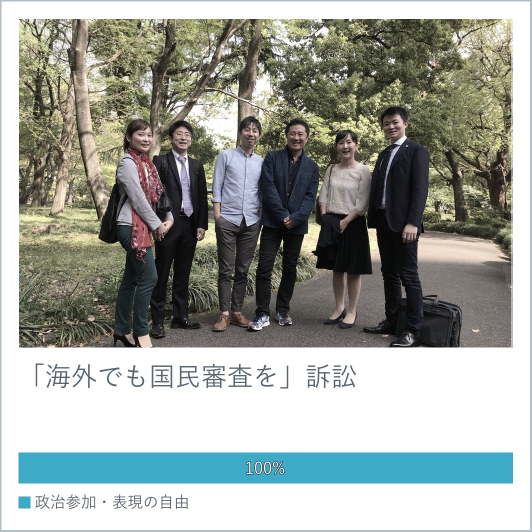
#> input picture cards/I0000030.jpg, 1063 x 1063 px (shown at 1/2 size)
$ python -i check_colors.py   (imports and definitions only)
#> lines starting #> are read from the running program, lines starting #| are printed output that depends on the picture; after the words box and inside, x2 and y2 are one past the last pixel; in counts of white or black regions, pixels touching at a corner belong together
#!/usr/bin/env python3
"""Canvaのケースページの上下ライン色が、確定した主要タグの色と合っているか照合する。

Canvaの1ケース1ページのデザインは、ページ上端と下端に細いラインが入っていて、
その色がそのケースの主要タグ（＝割合がいちばん大きいタグ）を表している。
ページ数が多いと目視では追えないので、書き出した画像から色を測って突き合わせる。

使い方:
  1. Canva で 共有 > ダウンロード > ファイルの種類「PNG」>「すべてのページ」を選び、
     ZIPを canva_check/pages/ に展開する（PNGは無圧縮なので色が正確に取れる）
  2. python3 canva_check/check_colors.py

  ページとケースの対応は、ページ内のQRコード（CALL4のケースURL）から取る。
  QRを読むには opencv が必要:  .venv/bin/pip install opencv-python-headless
  opencv が無い場合はファイル名の順番をケースのNo順とみなす（--by-order）。

出力:
  canva_check/out/report.tsv   … 1ページ1行の照合結果
  標準出力に不一致の一覧

色の判定:
  ページの地色を除いたうえで上端・下端のラインの色を取り、
  タグ配色の中から OKLab 上で最も近い色を選ぶ。
  どのタグからも離れている場合は「該当なし」として報告する（配色ミスの検出）。
"""

import argparse
import colorsys
import json
import math
import re
import sys
from collections import Counter
from pathlib import Path

import numpy as np
from PIL import Image

HERE = Path(__file__).resolve().parent
ROOT = HERE.parent
PAGES = HERE / "pages"
OUT = HERE / "out"

# 照合先の候補。Canvaがどれを使っているか分からないので全部試して、
# 全体として最も当てはまるものを採用する。
PALETTES = {
    "カード・GUIの濃色": {
        "個人情報・プライバシー": "#22504e", "医療・福祉・障がい": "#ff4709",
        "ジェンダー・セクシュアリティ": "#ff9423", "刑事司法": "#9f6e34",
        "環境・災害": "#2e9d7e", "働き方": "#99b73d", "公正な手続": "#fe7389",
        "沖縄": "#3970cb", "外国にルーツを持つ人々": "#6b5498",
        "政治参加・表現の自由": "#3daac8", "情報公開": "#033064",
    },
    "GUIの淡色": {
        "個人情報・プライバシー": "#bac9c8", "医療・福祉・障がい": "#ffcfbf",
        "ジェンダー・セクシュアリティ": "#ffdccb", "刑事司法": "#e2d3c2",
        "環境・災害": "#b6ddd2", "働き方": "#e0e9c5", "公正な手続": "#ffdbe0",
        "沖縄": "#bacded", "外国にルーツを持つ人々": "#d4cde1",
        "政治参加・表現の自由": "#c5e5ee", "情報公開": "#b3c1d0",
    },
    "確認シートのチップ色": {
        "公正な手続": "#daecfd", "政治参加・表現の自由": "#fce584",
        "外国にルーツを持つ人々": "#ffc4fe", "刑事司法": "#a4f6b5",
        "ジェンダー・セクシュアリティ": "#68f2ff", "環境・災害": "#fdae73",
        "働き方": "#c1b0fe", "医療・福祉・障がい": "#5bd7b8", "情報公開": "#b8c86a",
        "沖縄": "#66caff", "個人情報・プライバシー": "#fd9cba",
    },
}
CASE_ID_RE = re.compile(r"(I\d{7})")


# ---- 色の距離（OKLab）----------------------------------------------------
def hex2rgb(h):
    h = h.lstrip("#")
    return tuple(int(h[i:i + 2], 16) for i in (0, 2, 4))


# [18 lines left out: functions srgb_to_oklab, dE, not called in this run]


def nearest(rgb, palette):
    best = min(palette.items(), key=lambda kv: dE(rgb, hex2rgb(kv[1])))
    return best[0], dE(rgb, hex2rgb(best[1]))


# ---- ラインの色を測る ----------------------------------------------------
# [55 lines left out: functions row_colors, page_background, find_band, not called in this run]


# ---- ページとケースの対応 ------------------------------------------------
def read_qr(path):
#> called with path = '../cards/I0000030.jpg'
    try:
        import cv2
    except ImportError:
        return None
    img = cv2.imread(str(path))
#> img is the input picture: shape (1063, 1063, 3); mean B, G, R 156.8, 162.9, 158.2
    if img is None:
        return None
    det = cv2.QRCodeDetector()
    # 3倍まで拡大し、必要なら2値化して試す。等倍では読めず3倍で読めたページがあった
    # （Canvaの書き出しでQRが小さめに入るページがある）。
    for scale in (1, 2, 3):
        m = (cv2.resize(img, None, fx=scale, fy=scale, interpolation=cv2.INTER_CUBIC)
             if scale > 1 else img)
        variants = [m]
        gray = cv2.cvtColor(m, cv2.COLOR_BGR2GRAY)
        variants.append(gray)
        variants.append(cv2.threshold(gray, 0, 255,
                                      cv2.THRESH_BINARY + cv2.THRESH_OTSU)[1])
        for v in variants:
            try:
                ok, infos, _, _ = det.detectAndDecodeMulti(v)
                if ok:
                    for t in infos:
                        hit = CASE_ID_RE.search(t or "")
                        if hit:
                            return hit.group(1)
            except Exception:
                pass
            try:
                txt, _, _ = det.detectAndDecode(v)
            except Exception:
                txt = ""
            hit = CASE_ID_RE.search(txt or "")
            if hit:
                return hit.group(1)
#> this loop made 3 passes
#> pass 1, in read_qr, `gray = cv2.cvtColor(m, cv2.COLOR_BGR2GRAY)`:
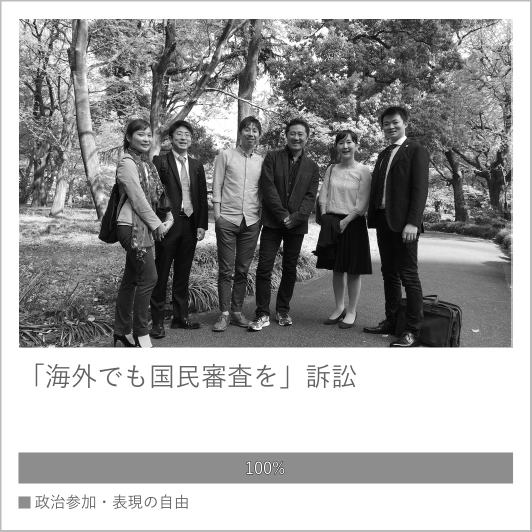
#> gray: shape (1063, 1063) (shown at 1/2 size); min 0, max 255, mean 160.8
#> pass 2, in read_qr, `m = (cv2.resize(img, None, fx=scale, fy=scale, interpolation=cv2.INTER..`:
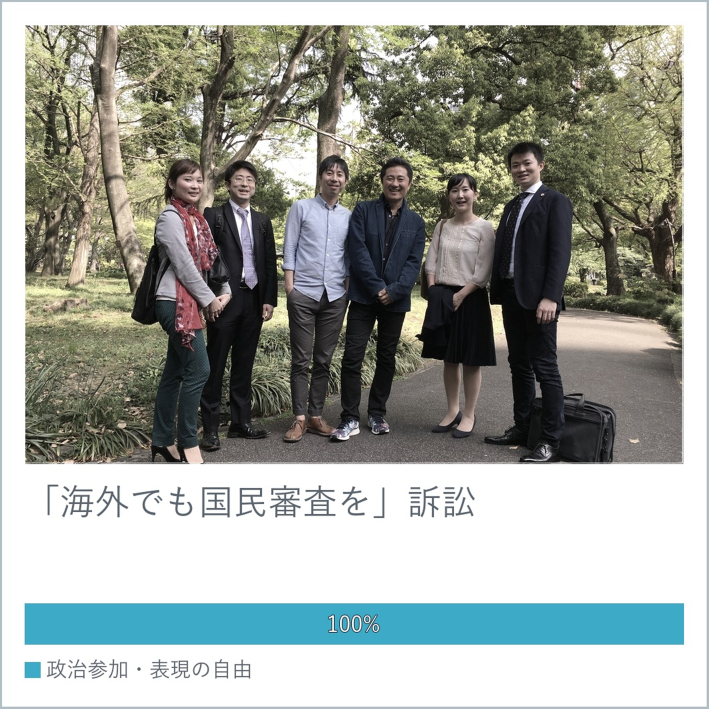
#> m: shape (2126, 2126, 3) (shown at 1/3 size); mean B, G, R 156.7, 162.8, 158.2
#> pass 2, in read_qr, `gray = cv2.cvtColor(m, cv2.COLOR_BGR2GRAY)`:
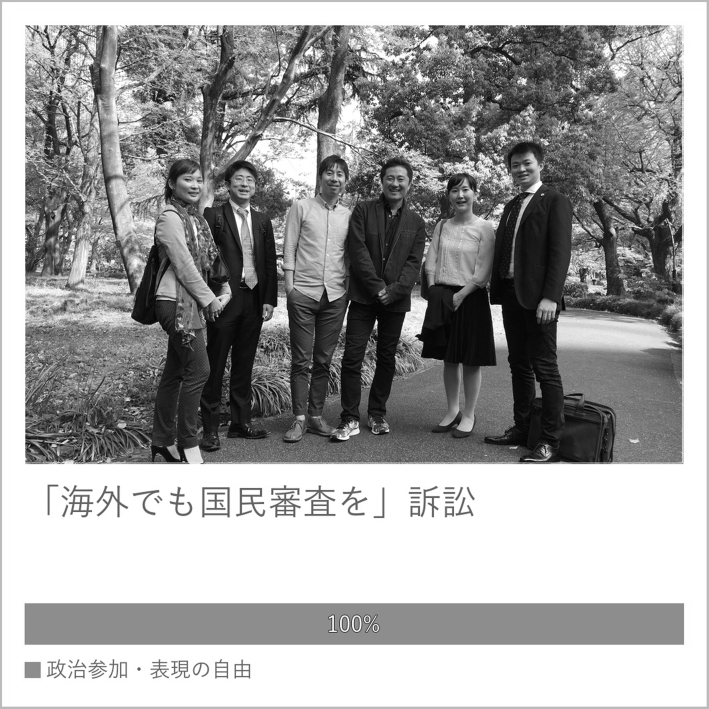
#> gray: shape (2126, 2126) (shown at 1/3 size); min 0, max 255, mean 160.7
#> after the loop:
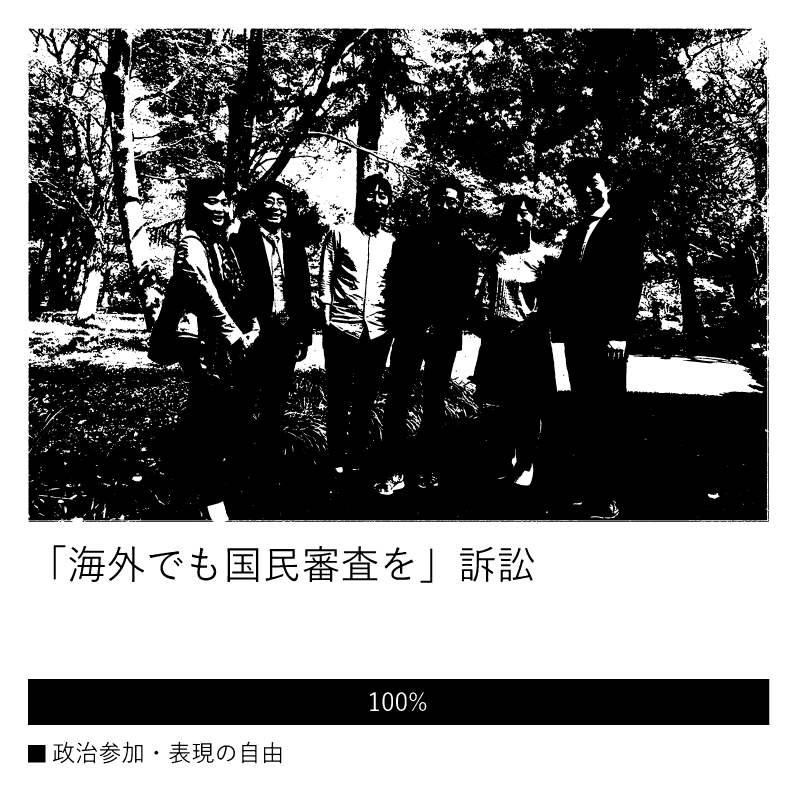
#> v: shape (3189, 3189) (shown at 1/4 size); 47.7% white; 5927 white regions (3544 under 20 px), largest, box (x1, y1, x2, y2) and area: (0, 0, 3189, 3189) 3871370, (1102, 545, 1477, 1245) 92305, (2505, 1419, 3056, 1585) 65726
    return None


# [112 lines left out: function main, not called in this run]


# [2 lines not run here, left out]

>>> result = read_qr('../cards/I0000030.jpg')

$ run again, on cards/I0000041.jpg
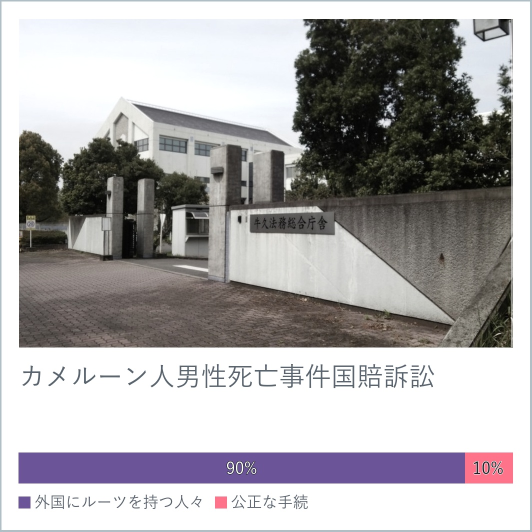
#> input picture cards/I0000041.jpg, 1063 x 1063 px (shown at 1/2 size)
#> in read_qr, img is the input picture: shape (1063, 1063, 3); mean B, G, R 170.7, 169.3, 171.6
#> the loop in read_qr, `for scale in (1, 2, 3):` made 3 passes
#> pass 1, in read_qr, `gray = cv2.cvtColor(m, cv2.COLOR_BGR2GRAY)`:
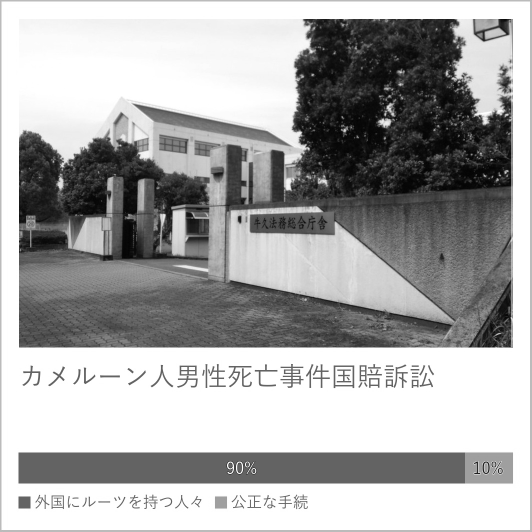
#> gray: shape (1063, 1063) (shown at 1/2 size); min 0, max 255, mean 170.2
#> after the loop in read_qr, `for scale in (1, 2, 3):`:
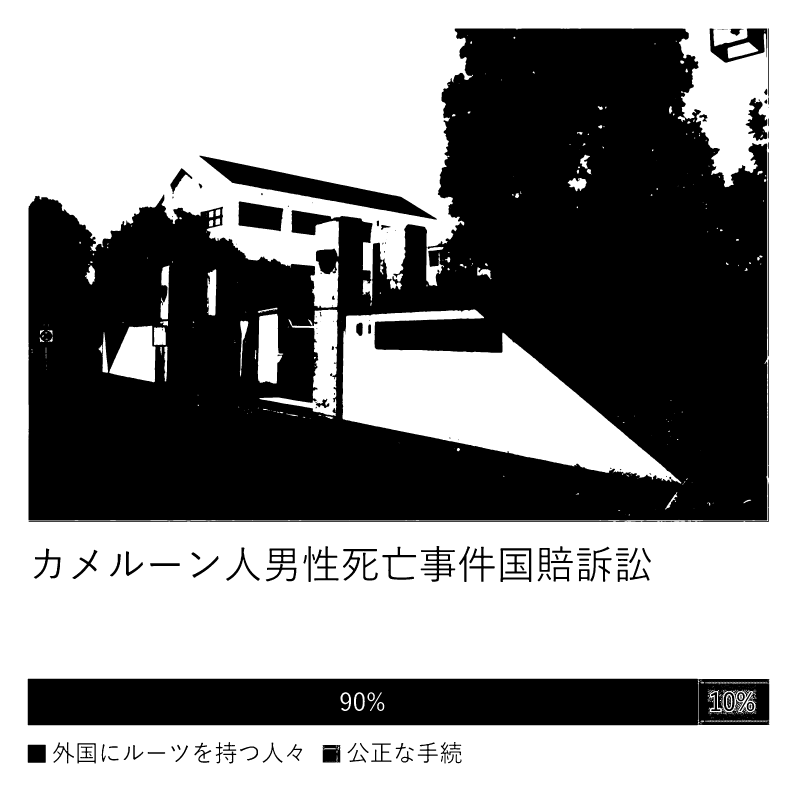
#> v: shape (3189, 3189) (shown at 1/4 size); 56.1% white; 166 black regions (32 under 20 px), largest, box (x1, y1, x2, y2) and area: (114, 114, 3069, 2082) 3706634, (111, 2715, 3077, 2901) 529893, (797, 623, 1748, 878) 60433

$ run again, on cards/I0000046.jpg
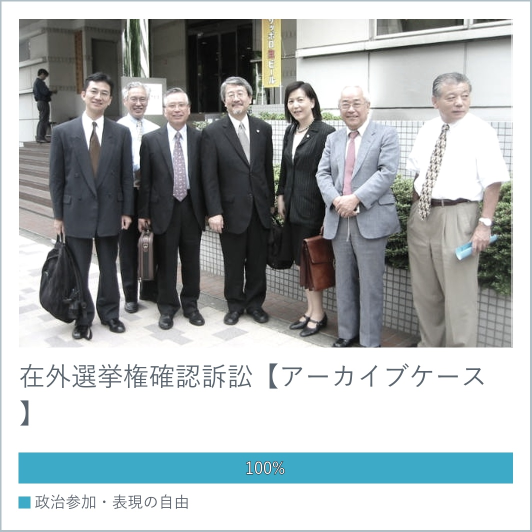
#> input picture cards/I0000046.jpg, 1063 x 1063 px (shown at 1/2 size)
#> in read_qr, img is the input picture: shape (1063, 1063, 3); mean B, G, R 177.6, 176.4, 170.4
#> the loop in read_qr, `for scale in (1, 2, 3):` made 3 passes
#> pass 1, in read_qr, `gray = cv2.cvtColor(m, cv2.COLOR_BGR2GRAY)`:
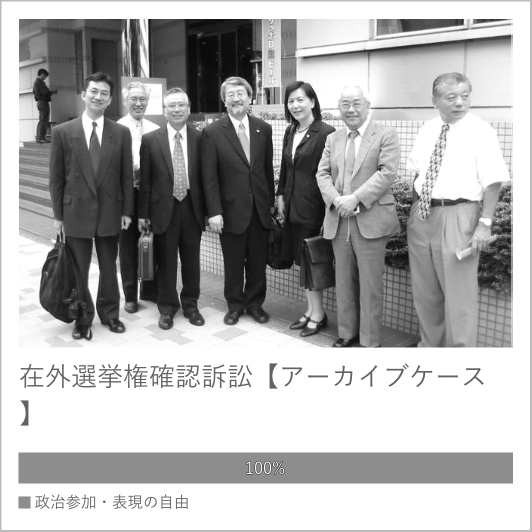
#> gray: shape (1063, 1063) (shown at 1/2 size); min 0, max 255, mean 174.8
#> after the loop in read_qr, `for scale in (1, 2, 3):`:
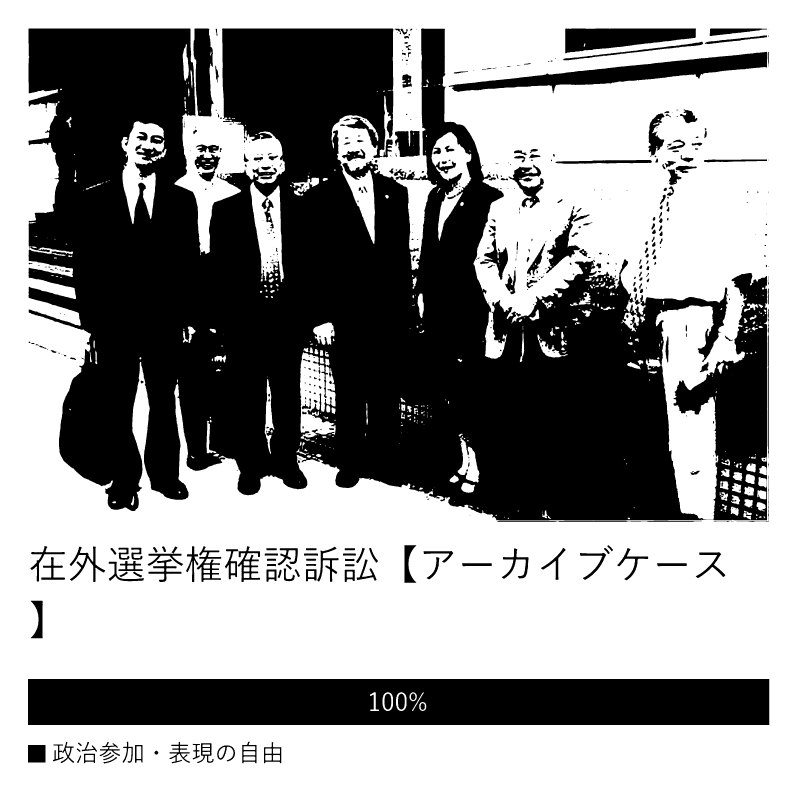
#> v: shape (3189, 3189) (shown at 1/4 size); 57.8% white; 541 black regions (179 under 20 px), largest, box (x1, y1, x2, y2) and area: (114, 114, 3069, 2082) 3413159, (112, 2716, 3077, 2900) 537429, (1795, 207, 3069, 374) 64606

$ run again, on cards/I0000049.jpg
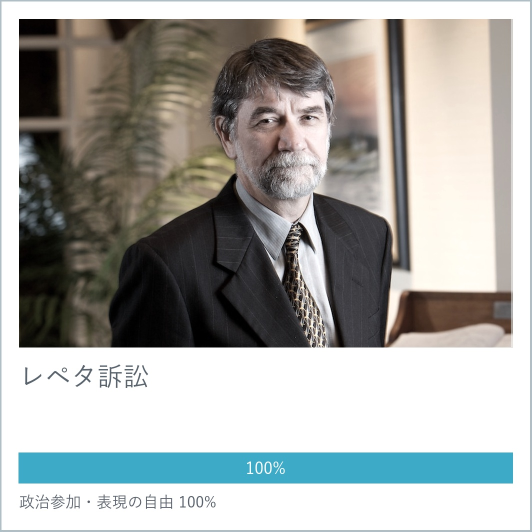
#> input picture cards/I0000049.jpg, 1063 x 1063 px (shown at 1/2 size)
#> in read_qr, img is the input picture: shape (1063, 1063, 3); mean B, G, R 164.4, 167.5, 166.1
#> the loop in read_qr, `for scale in (1, 2, 3):` made 3 passes
#> pass 1, in read_qr, `gray = cv2.cvtColor(m, cv2.COLOR_BGR2GRAY)`:
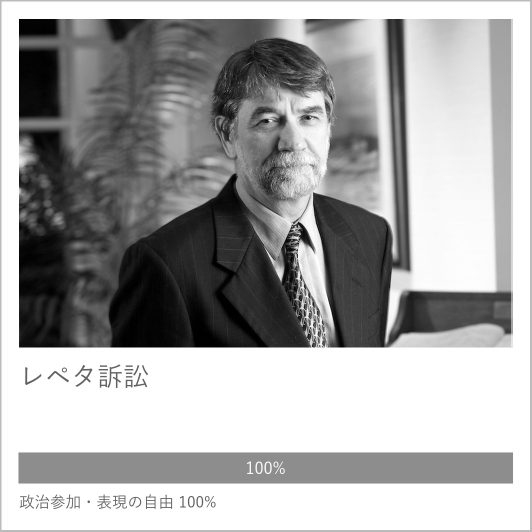
#> gray: shape (1063, 1063) (shown at 1/2 size); min 0, max 255, mean 166.8
#> after the loop in read_qr, `for scale in (1, 2, 3):`:
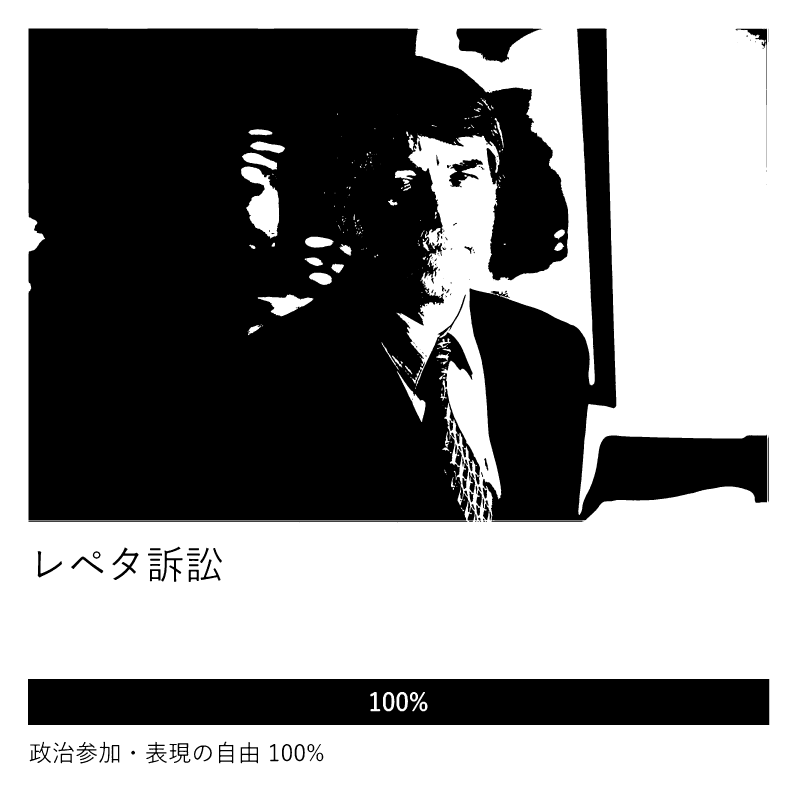
#> v: shape (3189, 3189) (shown at 1/4 size); 54.1% white; 166 black regions (53 under 20 px), largest, box (x1, y1, x2, y2) and area: (114, 114, 2274, 2082) 3384015, (1878, 114, 3069, 2082) 649718, (112, 2716, 3077, 2900) 535823
